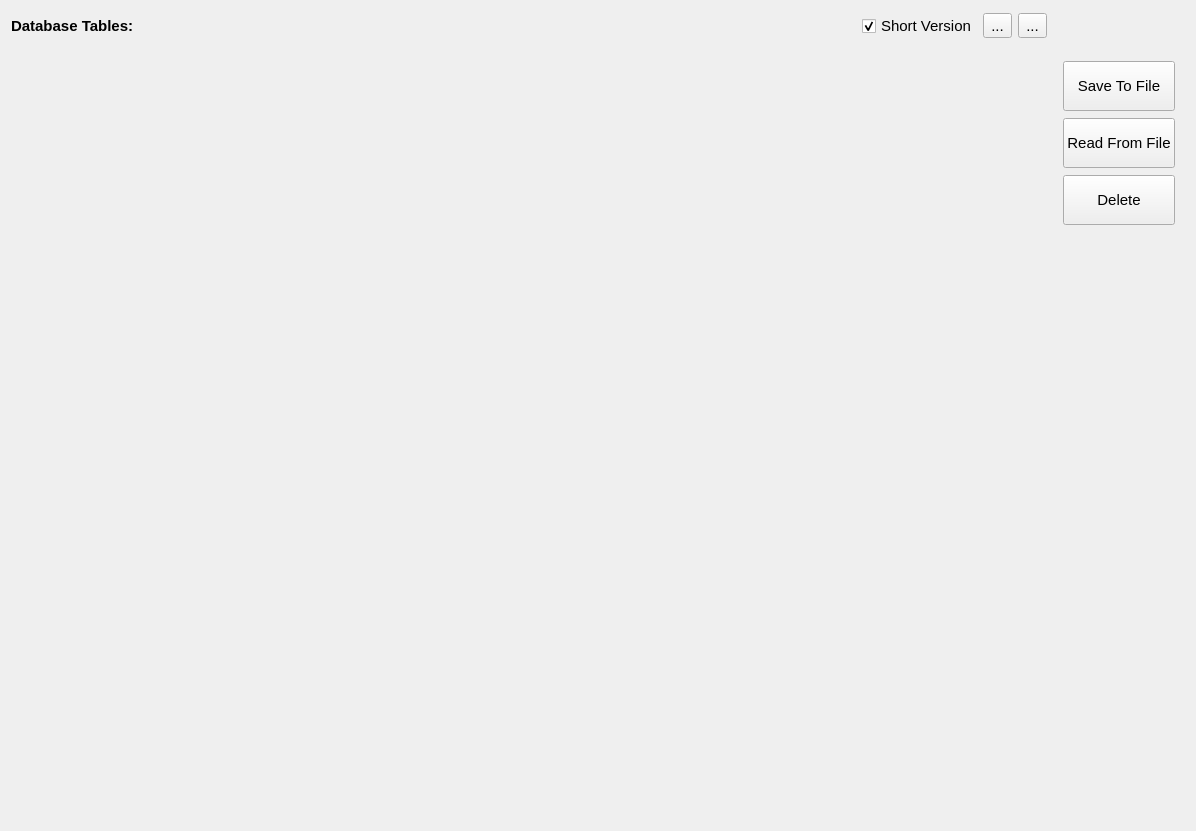
<?xml version="1.0" encoding="UTF-8"?>
<ui version="4.0">
 <class>wg_database</class>
 <widget class="QWidget" name="wg_database">
  <property name="geometry">
   <rect>
    <x>0</x>
    <y>0</y>
    <width>1196</width>
    <height>831</height>
   </rect>
  </property>
  <property name="font">
   <font>
    <pointsize>11</pointsize>
   </font>
  </property>
  <property name="windowTitle">
   <string>Database</string>
  </property>
  <layout class="QGridLayout" name="gridLayout_6">
   <item row="0" column="0">
    <layout class="QHBoxLayout" name="horizontalLayout">
     <item>
      <widget class="QLabel" name="label">
       <property name="sizePolicy">
        <sizepolicy hsizetype="Maximum" vsizetype="Maximum">
         <horstretch>0</horstretch>
         <verstretch>0</verstretch>
        </sizepolicy>
       </property>
       <property name="minimumSize">
        <size>
         <width>0</width>
         <height>30</height>
        </size>
       </property>
       <property name="font">
        <font>
         <weight>75</weight>
         <bold>true</bold>
        </font>
       </property>
       <property name="text">
        <string>Database Tables:</string>
       </property>
      </widget>
     </item>
     <item>
      <spacer name="horizontalSpacer">
       <property name="orientation">
        <enum>Qt::Horizontal</enum>
       </property>
       <property name="sizeHint" stdset="0">
        <size>
         <width>40</width>
         <height>20</height>
        </size>
       </property>
      </spacer>
     </item>
     <item>
      <widget class="QCheckBox" name="chb_short_version">
       <property name="text">
        <string>Short Version</string>
       </property>
       <property name="checked">
        <bool>true</bool>
       </property>
      </widget>
     </item>
     <item>
      <widget class="QToolButton" name="tbt_refresh">
       <property name="text">
        <string>...</string>
       </property>
       <property name="icon">
        <iconset>
         <normaloff>../../resources/img/refresh.svg</normaloff>../../resources/img/refresh.svg</iconset>
       </property>
       <property name="iconSize">
        <size>
         <width>24</width>
         <height>24</height>
        </size>
       </property>
      </widget>
     </item>
     <item>
      <widget class="QToolButton" name="tbt_clear">
       <property name="text">
        <string>...</string>
       </property>
       <property name="icon">
        <iconset>
         <normaloff>../../resources/img/clear.svg</normaloff>../../resources/img/clear.svg</iconset>
       </property>
       <property name="iconSize">
        <size>
         <width>24</width>
         <height>24</height>
        </size>
       </property>
      </widget>
     </item>
    </layout>
   </item>
   <item row="0" column="1" rowspan="3">
    <layout class="QVBoxLayout" name="verticalLayout_2">
     <item>
      <spacer name="verticalSpacer_3">
       <property name="orientation">
        <enum>Qt::Vertical</enum>
       </property>
       <property name="sizeType">
        <enum>QSizePolicy::Fixed</enum>
       </property>
       <property name="sizeHint" stdset="0">
        <size>
         <width>20</width>
         <height>50</height>
        </size>
       </property>
      </spacer>
     </item>
     <item>
      <layout class="QVBoxLayout" name="verticalLayout">
       <property name="spacing">
        <number>7</number>
       </property>
       <property name="leftMargin">
        <number>10</number>
       </property>
       <property name="topMargin">
        <number>0</number>
       </property>
       <property name="rightMargin">
        <number>10</number>
       </property>
       <property name="bottomMargin">
        <number>0</number>
       </property>
       <item>
        <widget class="QPushButton" name="pbt_save">
         <property name="minimumSize">
          <size>
           <width>0</width>
           <height>50</height>
          </size>
         </property>
         <property name="text">
          <string>Save To File</string>
         </property>
         <property name="icon">
          <iconset>
           <normaloff>../../resources/img/save.svg</normaloff>../../resources/img/save.svg</iconset>
         </property>
         <property name="iconSize">
          <size>
           <width>24</width>
           <height>24</height>
          </size>
         </property>
        </widget>
       </item>
       <item>
        <widget class="QPushButton" name="pbt_read">
         <property name="minimumSize">
          <size>
           <width>0</width>
           <height>50</height>
          </size>
         </property>
         <property name="text">
          <string>Read From File</string>
         </property>
         <property name="icon">
          <iconset>
           <normaloff>../../resources/img/database_plus.svg</normaloff>../../resources/img/database_plus.svg</iconset>
         </property>
         <property name="iconSize">
          <size>
           <width>24</width>
           <height>24</height>
          </size>
         </property>
        </widget>
       </item>
       <item>
        <widget class="QPushButton" name="pbt_delete">
         <property name="minimumSize">
          <size>
           <width>0</width>
           <height>50</height>
          </size>
         </property>
         <property name="text">
          <string>Delete</string>
         </property>
         <property name="icon">
          <iconset>
           <normaloff>../../resources/img/close.svg</normaloff>../../resources/img/close.svg</iconset>
         </property>
         <property name="iconSize">
          <size>
           <width>24</width>
           <height>24</height>
          </size>
         </property>
        </widget>
       </item>
      </layout>
     </item>
     <item>
      <widget class="QStackedWidget" name="stw_buttons">
       <property name="sizePolicy">
        <sizepolicy hsizetype="Maximum" vsizetype="Preferred">
         <horstretch>0</horstretch>
         <verstretch>0</verstretch>
        </sizepolicy>
       </property>
       <property name="currentIndex">
        <number>0</number>
       </property>
       <widget class="QWidget" name="pg_empty"/>
      </widget>
     </item>
    </layout>
   </item>
   <item row="1" column="0">
    <layout class="QVBoxLayout" name="lyt_database"/>
   </item>
  </layout>
 </widget>
 <tabstops>
  <tabstop>chb_short_version</tabstop>
 </tabstops>
 <resources/>
 <connections/>
</ui>
